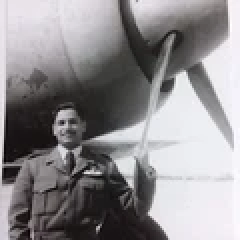
#> input picture docs/wemploymentlaw/img/reviews/a-m.webp, 120 x 120 px (shown 2 times larger)
$ python -i fetch_reviews.py   (imports and definitions only)
#> lines starting #> are read from the running program, lines starting #| are printed output that depends on the picture
#> further down, picture is the input picture: PIL image 120x120 RGB; mean R, G, B 143, 140.4, 142.8
#!/usr/bin/env python3
"""Fetch REAL Google reviews for W Employment Law (Irvine) from Google Maps.

Usage:
    cd ~/webblaze && python3 sitegen/custom/wemploymentlaw/fetch_reviews.py
    # then rebuild the site:
    cd ~/webblaze && python3 sitegen/custom/wemploymentlaw/build.py

What it does:
  - Opens Google Maps (Playwright + Chromium), lands on the W Employment Law
    place panel (7700 Irvine Center Dr), records rating / review count /
    listing URL / place id.
  - Opens Reviews, sorts by Newest, scrolls, expands "More", and keeps up to
    12 five-star reviews with text (verbatim -- never edited).
  - Downloads reviewer avatars to public/wemploymentlaw/img/reviews/*.webp
  - Writes sitegen/custom/wemploymentlaw/reviews.json

Safe to re-run. On failure it exits non-zero and leaves any existing
reviews.json untouched. Debug screenshots go to $REVIEWS_DEBUG_DIR
(default: /tmp/wel_reviews_debug).
"""
import io
import json
import os
import re
import sys
import time
import urllib.request
from datetime import datetime, timezone
from pathlib import Path
from urllib.parse import quote_plus

from playwright.sync_api import sync_playwright

ROOT = Path(__file__).resolve().parents[3]  # ~/webblaze
OUT_JSON = Path(__file__).resolve().parent / "reviews.json"
IMG_DIR = ROOT / "public" / "wemploymentlaw" / "img" / "reviews"
DEBUG_DIR = Path(os.environ.get("REVIEWS_DEBUG_DIR", "/tmp/wel_reviews_debug"))

QUERY = "W Employment Law 7700 Irvine Center Drive Irvine CA 92618"
NAME_RE = re.compile(r"W\s*Employment\s*Law", re.I)
ADDR_RE = re.compile(r"7700\s+Irvine\s+Center", re.I)
MAX_KEEP = 12
TARGET_LOADED = 60

PLACE_IDS = []

UA = ("Mozilla/5.0 (Macintosh; Intel Mac OS X 10_15_7) AppleWebKit/537.36 "
      "(KHTML, like Gecko) Chrome/129.0.0.0 Safari/537.36")


def log(*a):
    print("[reviews]", *a, flush=True)


# [6 lines left out: function shot, not called in this run]


def slugify(s):
    s = re.sub(r"[^a-zA-Z0-9]+", "-", s.lower()).strip("-")
    return s or "reviewer"


# [65 lines left out: functions handle_consent, ensure_place, place_info, not called in this run]


def reviews_tab(page):
    return page.locator('button[role="tab"][aria-label^="Reviews"]')


# [57 lines left out: functions open_reviews, scroll_reviews, expand_more, not called in this run]


EXTRACT_JS = r"""() => {
  const out = []; const seen = new Set();
  for (const d of document.querySelectorAll('div[data-review-id]')) {
    const id = d.getAttribute('data-review-id');
    if (seen.has(id)) continue;
    // only top-level review containers (they have an aria-label = reviewer name)
    if (!d.getAttribute('aria-label')) continue;
    seen.add(id);
    const starEl = d.querySelector('[role="img"][aria-label*="star"]');
    const m = starEl ? (starEl.getAttribute('aria-label').match(/(\d)/)) : null;
    const img = d.querySelector('img[src*="googleusercontent"]');
    const prof = d.querySelector('button[data-href*="/contrib/"], a[href*="/contrib/"]');
    let dateText = null;
    if (starEl) {
      const sib = starEl.nextElementSibling;
      if (sib) dateText = sib.innerText.trim();
    }
    // review text: span inside the element with lang / id ending text
    let text = '';
    // first .wiI7pd is the reviewer's text (owner reply comes later in the DOM)
    const tEl = d.querySelector('span.wiI7pd') || d.querySelector('div[lang] > span, div[id] > span');
    if (tEl) text = tEl.innerText.trim();
    out.push({
      id, name: d.getAttribute('aria-label').trim(),
      rating: m ? parseInt(m[1]) : null,
      date_text: dateText,
      text,
      photo_src: img ? img.getAttribute('src') : null,
      profile_url: prof ? (prof.getAttribute('data-href') || prof.getAttribute('href')) : null,
    });
  }
  return out;
}"""


# [6 lines left out: function upgrade_photo, not called in this run]


def is_default_avatar(img):
    """Detect Google's generated letter avatar (flat colour + one white letter).

    Real photos have many colours; letter avatars are ~1 background colour
    plus white/anti-aliased glyph pixels.
    """
    from collections import Counter
    small = img.convert("RGB").resize((48, 48))
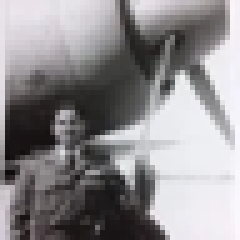
#> small: PIL image 48x48 RGB (shown 5 times larger); mean R, G, B 142.9, 140.3, 142.7
    px = [small.getpixel((x, y)) for y in range(48) for x in range(48)]
#> px = 2304 items, first 6: (232, 226, 233), (228, 222, 229), (233, 227, 233), (233, 227, 233), (233, 227, 233), (233, 227, 233)
    q = Counter((r // 16, g // 16, b // 16) for r, g, b in px)
#> q = 75 items
    top = q.most_common(1)[0][1] / len(px)
#> top = 0.0964
    whiteish = sum(1 for r, g, b in px if min(r, g, b) > 225) / len(px)
#> whiteish = 0.242
    return top > 0.55 and top + whiteish > 0.8 and len(q) < 40


# [152 lines left out: functions download_photo, attempt, main, not called in this run]


# [2 lines not run here, left out]

>>> from PIL import Image
>>> picture = Image.open('../../../docs/wemploymentlaw/img/reviews/a-m.webp')
>>> result = is_default_avatar(picture)
#> result = False

$ run again, on docs/wemploymentlaw/img/reviews/katrina-gorgy.webp
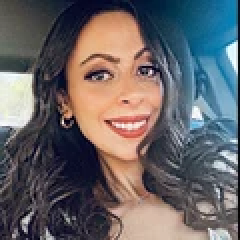
#> input picture docs/wemploymentlaw/img/reviews/katrina-gorgy.webp, 120 x 120 px (shown 2 times larger)
#> picture is the input picture: PIL image 120x120 RGB; mean R, G, B 104.1, 100.3, 102.8
#> in is_default_avatar, `small = img.convert("RGB").resize((48, 48))`:
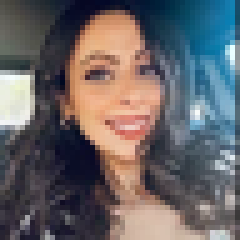
#> small: PIL image 48x48 RGB (shown 5 times larger); mean R, G, B 104.3, 100.6, 103
#> px = 2304 items, first 6: (78, 77, 70), (73, 72, 65), (70, 68, 62), (64, 64, 62), (57, 58, 60), (49, 54, 57)
#> q = 285 items
#> top = 0.0551
#> whiteish = 0.0117
#> result = False

$ run again, on docs/wemploymentlaw/img/reviews/travis.webp
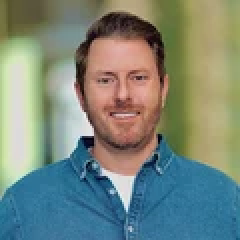
#> input picture docs/wemploymentlaw/img/reviews/travis.webp, 120 x 120 px (shown 2 times larger)
#> picture is the input picture: PIL image 120x120 RGB; mean R, G, B 121.4, 135.1, 123.4
#> in is_default_avatar, `small = img.convert("RGB").resize((48, 48))`:
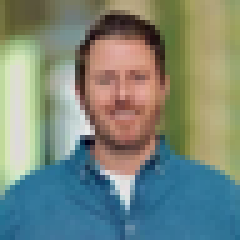
#> small: PIL image 48x48 RGB (shown 5 times larger); mean R, G, B 121.4, 135.1, 123.4
#> px = 2304 items, first 6: (110, 109, 61), (94, 91, 49), (90, 87, 50), (93, 89, 54), (92, 88, 57), (90, 86, 59)
#> q = 280 items
#> top = 0.134
#> whiteish = 0.0013
#> result = False
